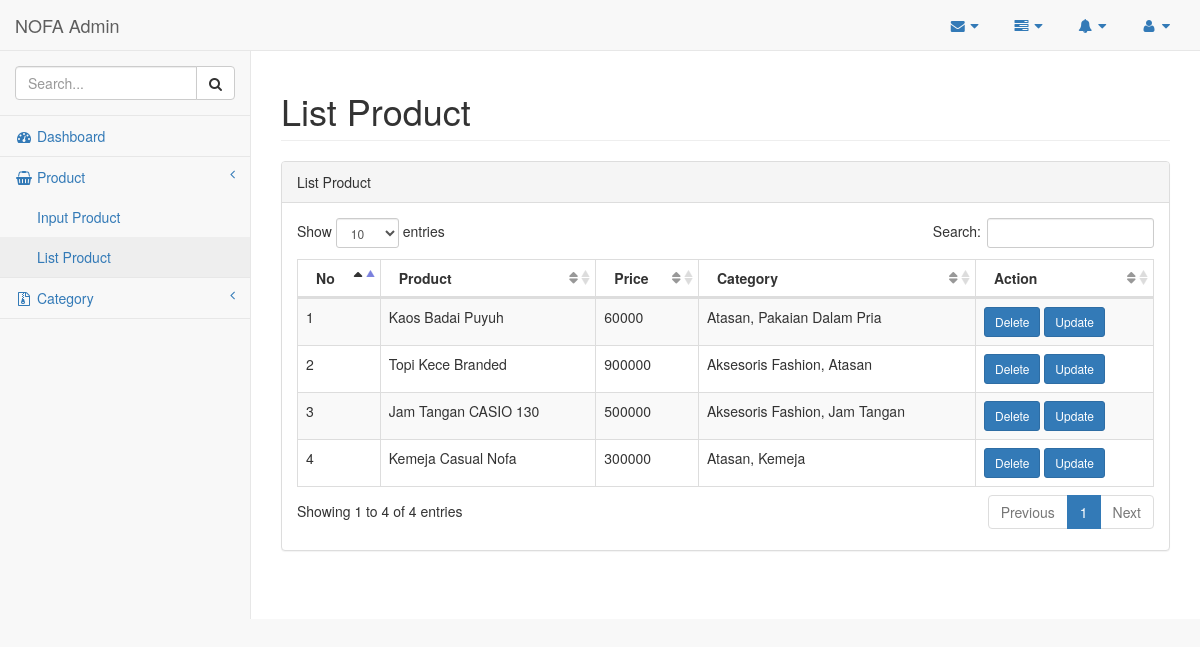
/admin/index.php?page=list_product (signed in), run on the app's committed database.
### tables this page shows
CREATE TABLE `product` (
  `productID` int(11) NOT NULL,
  `categoryID` int(11) NOT NULL,
  `productName` varchar(255) NOT NULL,
  `productPrice` int(11) NOT NULL,
  `productDescription` text NOT NULL,
  `productImages` varchar(255) NOT NULL,
  `productStock` int(11) NOT NULL,
  `productStatus` int(1) NOT NULL DEFAULT '1'
);

### admin/pages/list_product.php (the view, shortened to what this page needs)
<div id="page-wrapper">
    <div class="row">
        <div class="col-lg-12">
            <h1 class="page-header">List Product</h1>
        </div>
    </div>
    <div class="row">
        <div class="col-lg-12">
             <div class="panel panel-default">
                  <div class="panel-heading">
                      List Product
                  </div>
                  <div class="panel-body">
                      <table width="100%" class="table table-striped table-bordered table-hover" id="dataTables-example">
                          <thead>
                              <tr>
                                  <th>No</th>
                                  <th>Product</th>
                                  <th>Price</th>
                                  <th>Category</th>
                                  <th>Action</th>
                              </tr>
                          </thead>
                          <tbody>
                            <?php
                              $query = $dbh->query("SELECT * FROM product");
                              $no = 1;
                              while($row = $query->fetch(PDO::FETCH_OBJ)){
                            ?>
                              <tr class="">
                                  <td><?php echo $no++; ?></td>
                                  <td><?php echo $row->productName; ?></td>
                                  <td><?php echo $row->productPrice; ?></td>
                                  <td><?php
                                    $productID = $row->productID;
                                    $queryCategory = $dbh->query("SELECT category_map.*,category.categoryName FROM category_map JOIN category WHERE productID = '$productID' AND category_map.categoryID = category.categoryID");
                                    $rowCategory = $queryCategory->fetchAll(PDO::FETCH_ASSOC);
                                    $catName = "";
                                    foreach($rowCategory as $key => $value){
                                     $catName .= $value["categoryName"].", ";
                                    }
                                    $catName = substr($catName,0,-2);
                                    echo $catName;
                                  ?></td>
                                  <td class="center"><a onclick="return confirm('Product akan di hapus')" class="btn btn-sm btn-primary" href="<?php echo URL.'admin/pages/action/delete_product.php?id='.$row->productID ?>">Delete</a> <a class="btn btn-sm btn-primary" href="<?php echo URL.'admin/index.php?page=update_product&id='.$row->productID ?>">Update</a></td>
                              </tr>
                            <?php
                              }
                            ?>
                          </tbody>
                  </div>
              </div>
    </div>
</div>
</div>

### admin/index.php (shortened to what this page needs)
<?php
  $page = isset($_GET['page']) ? $_GET['page'] : false;
 ?>
<!DOCTYPE html>
<html lang="en">
<head>
<?php include_once("head.php"); ?>
</head>
<body>
    <div id="wrapper">
    <?php include_once("sidebar.php"); ?>
      <?php
        $filename = "pages/".$page.".php";
        if(file_exists($filename)){
          include_once($filename);
        }else {
          include_once("pages/home.php");
        }
       ?>
  </div>
</body>
</html>

### admin/head.php (shortened to what this page needs)
<link href="vendor/bootstrap/css/bootstrap.min.css" rel="stylesheet">
<link href="vendor/metisMenu/metisMenu.min.css" rel="stylesheet">
<link href="dist/css/sb-admin-2.css" rel="stylesheet">
<link href="vendor/font-awesome/css/font-awesome.min.css" rel="stylesheet" type="text/css">
<link href="vendor/datatables-plugins/dataTables.bootstrap.css" rel="stylesheet">
<link href="vendor/datatables-responsive/dataTables.responsive.css" rel="stylesheet">

### admin/sidebar.php (shortened to what this page needs)
<nav class="navbar navbar-default navbar-static-top" role="navigation" style="margin-bottom: 0">
    <div class="navbar-header">
        <a class="navbar-brand" href="<?php echo URL."admin/index.php" ?>">NOFA Admin</a>
    </div>
    <ul class="nav navbar-top-links navbar-right">
        <li class="dropdown">
            <a class="dropdown-toggle" data-toggle="dropdown" href="#">
                <i class="fa fa-envelope fa-fw"></i> <i class="fa fa-caret-down"></i>
            </a>
        </li>
        <li class="dropdown">
            <a class="dropdown-toggle" data-toggle="dropdown" href="#">
                <i class="fa fa-tasks fa-fw"></i> <i class="fa fa-caret-down"></i>
            </a>
        </li>
        <li class="dropdown">
            <a class="dropdown-toggle" data-toggle="dropdown" href="#">
                <i class="fa fa-bell fa-fw"></i> <i class="fa fa-caret-down"></i>
            </a>
        </li>
        <li class="dropdown">
            <a class="dropdown-toggle" data-toggle="dropdown" href="#">
                <i class="fa fa-user fa-fw"></i> <i class="fa fa-caret-down"></i>
            </a>
        </li>
    </ul>
    <div class="navbar-default sidebar" role="navigation">
        <div class="sidebar-nav navbar-collapse">
            <ul class="nav" id="side-menu">
                <li class="sidebar-search">
                    <div class="input-group custom-search-form">
                        <input type="text" class="form-control" placeholder="Search...">
                        <span class="input-group-btn">
                        <button class="btn btn-default" type="button">
                            <i class="fa fa-search"></i>
                        </button>
                    </span>
                    </div>
                </li>
                <li class="active">
                    <a href="index.php"><i class="fa fa-tachometer fa-fw"></i> Dashboard</a>
                </li>
                <li>
                    <a href="#"><i class="fa fa-shopping-basket fa-fw"></i> Product<span class="fa arrow"></span></a>
                    <ul class="nav nav-second-level">
                        <li>
                            <a href="index.php?page=input_product">Input Product</a>
                        </li>
                        <li>
                            <a href="index.php?page=list_product">List Product</a>
                        </li>
                    </ul>
                </li>
                <li>
                    <a href="#"><i class="fa fa-file-archive-o fa-fw"></i> Category<span class="fa arrow"></span></a>
                </li>
            </ul>
        </div>
    </div>
</nav>

### data on the page
product: productName "Kaos Badai Puyuh", productPrice "60000", catName "Atasan, Pakaian Dalam Pria"
product: productName "Topi Kece Branded", productPrice "900000", catName "Aksesoris Fashion, Atasan"
product: productName "Jam Tangan CASIO 130", productPrice "500000", catName "Aksesoris Fashion, Jam Tangan"
product: productName "Kemeja Casual Nofa", productPrice "300000", catName "Atasan, Kemeja"
